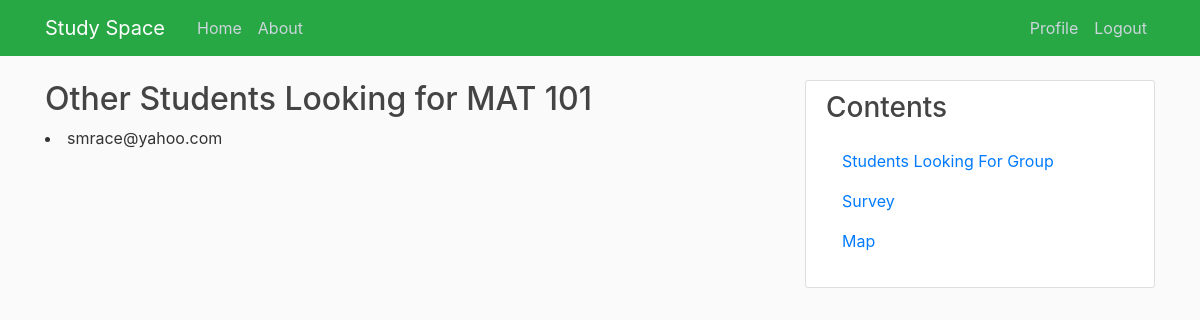
The app's page /findGroup (signed in), older data.
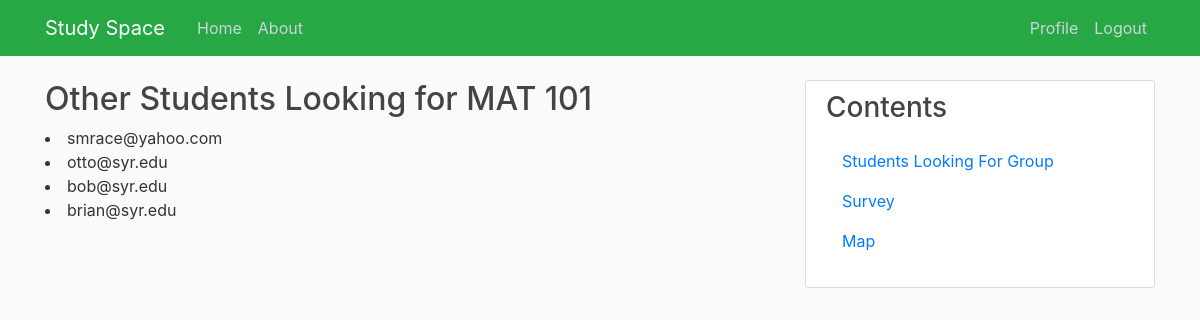
The same page, newer data.
### studyspace/database.py (models this page shows, shortened)
class User(db.Model, UserMixin):
    id = db.Column(db.Integer, primary_key=True)
    first = db.Column(db.String(20), nullable=False, default='Student First Name')
    last = db.Column(db.String(20), nullable=False, default='Student Last Name')
    emailAddress = db.Column(db.String(75), unique=True, nullable=False)
    password = db.Column(db.String(40), nullable=False)
    major = db.Column(db.String(40), nullable=False, default='Computer Science')
    study = db.Column(db.String(40), nullable=False, default='MAT 101')
    groups = db.relationship('Group', backref='groupName', lazy=True)
    reservation = db.relationship('Reservation', backref='reservationUser', lazy=True)

### studyspace/routes.py (the view)
@app.route("/findGroup")
@login_required
def findGroup():
    myUser = User.query.all()
    return render_template('findGroup.html', title='Find Group', myUser=myUser)

### studyspace/database.py (called while the page is built)
@login_manager.user_loader
def load_user(user_id):
    return User.query.get(int(user_id))

### studyspace/templates/findGroup.html
{% extends "layout.html" %}
{% block content %}
    <h2>Other Students Looking for {{current_user.study}} </h2>
    {% for user in myUser %}
        {% if user.study == current_user.study %}
            {% if user.emailAddress != current_user.emailAddress %}
                <li>{{user.emailAddress}}</li>
            {% endif %}
        {% endif %}
    {% endfor %}
{% endblock content %}

### studyspace/templates/layout.html (shortened to what this page needs)
<!DOCTYPE html>
<html>
<head>
    <link rel="stylesheet" href="https://maxcdn.bootstrapcdn.com/bootstrap/4.0.0/css/bootstrap.min.css">
    <link rel="stylesheet" type="text/css" href="{{ url_for('static', filename='main.css') }}">
</head>
<body>
    <header class="site-header">
        <nav class="navbar navbar-expand-md navbar-dark bg-success fixed-top">
          <div class="container">
            <a class="navbar-brand mr-4" href="/">Study Space</a>
            <div class="collapse navbar-collapse" id="navbarToggle">
              <div class="navbar-nav mr-auto">
                <a class="nav-item nav-link" href="{{ url_for('home') }}">Home</a>
                <a class="nav-item nav-link" href="{{ url_for('about') }}">About</a>
              </div>
              <div class="navbar-nav">
                {% if current_user.is_authenticated %}
                  <a class="nav-item nav-link" href="{{ url_for('profile') }}">Profile</a>
                  <a class="nav-item nav-link" href="{{ url_for('logout') }}">Logout</a>
                {% else %}
                <!--If the user is not logged in, they can log in or create an account and be brought to each page depending
                upon which they chose-->
                  <a class="nav-item nav-link" href="{{ url_for('login') }}">Login</a>
                  <a class="nav-item nav-link" href="{{ url_for('createAccount') }}">Create Account</a>
                {% endif %}
              </div>
            </div>
          </div>
        </nav>
    </header>
    <main role="main" class="container">
        <div class="row">
          <div class="col-md-8">
            {% block content %}{% endblock %}
          </div>
          <div class="col-md-4">
            <div class="content-section">
              <h3>Contents</h3>
              <p class='text-muted'>
                <ul class="list-group">
                  <a class="nav-item nav-link" href="/findGroup">Students Looking For Group</a>
                  <a class="nav-item nav-link" href="{{ url_for('survey') }}">Survey</a>
                  <a class="nav-item nav-link" href="{{ url_for('map') }}">Map</a>
                </ul>
              </p>
            </div>
          </div>
        </div>
    </main>
</body>
</html>

### studyspace/static/main.css (style rules this page uses)
body { background: #fafafa; color: #333333; margin-top: 5rem; }
h1, h2, h3, h4, h5, h6 { color: #444444; }
.site-header .navbar-nav .nav-link { color: #cbd5db; }
.content-section { background: #ffffff; padding: 10px 20px; border: 1px solid #dddddd; border-radius: 3px; margin-bottom: 20px; }

Row changes from the older to the newer data that the page shows:
added User: emailAddress "otto@syr.edu"
added User: emailAddress "bob@syr.edu"
added User: emailAddress "brian@syr.edu"
